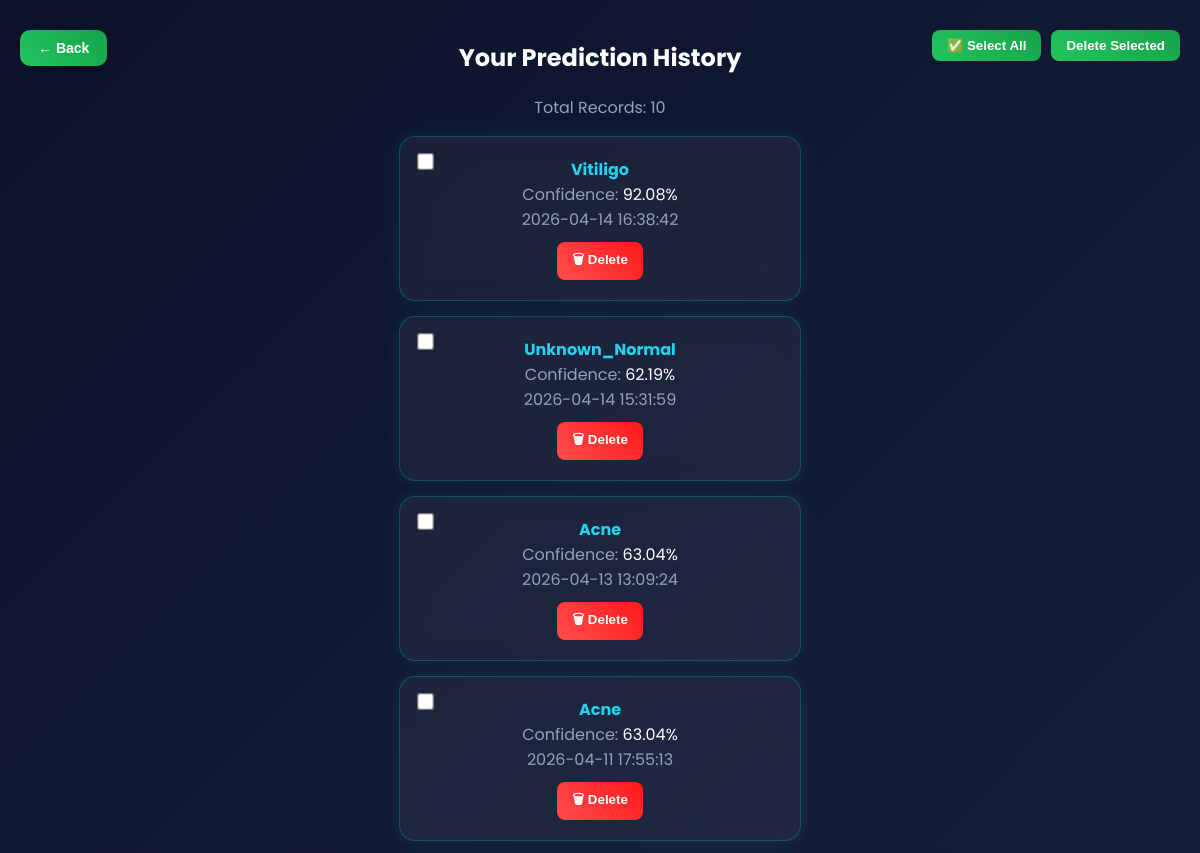
The app's page /history (signed in, upper part), older data.
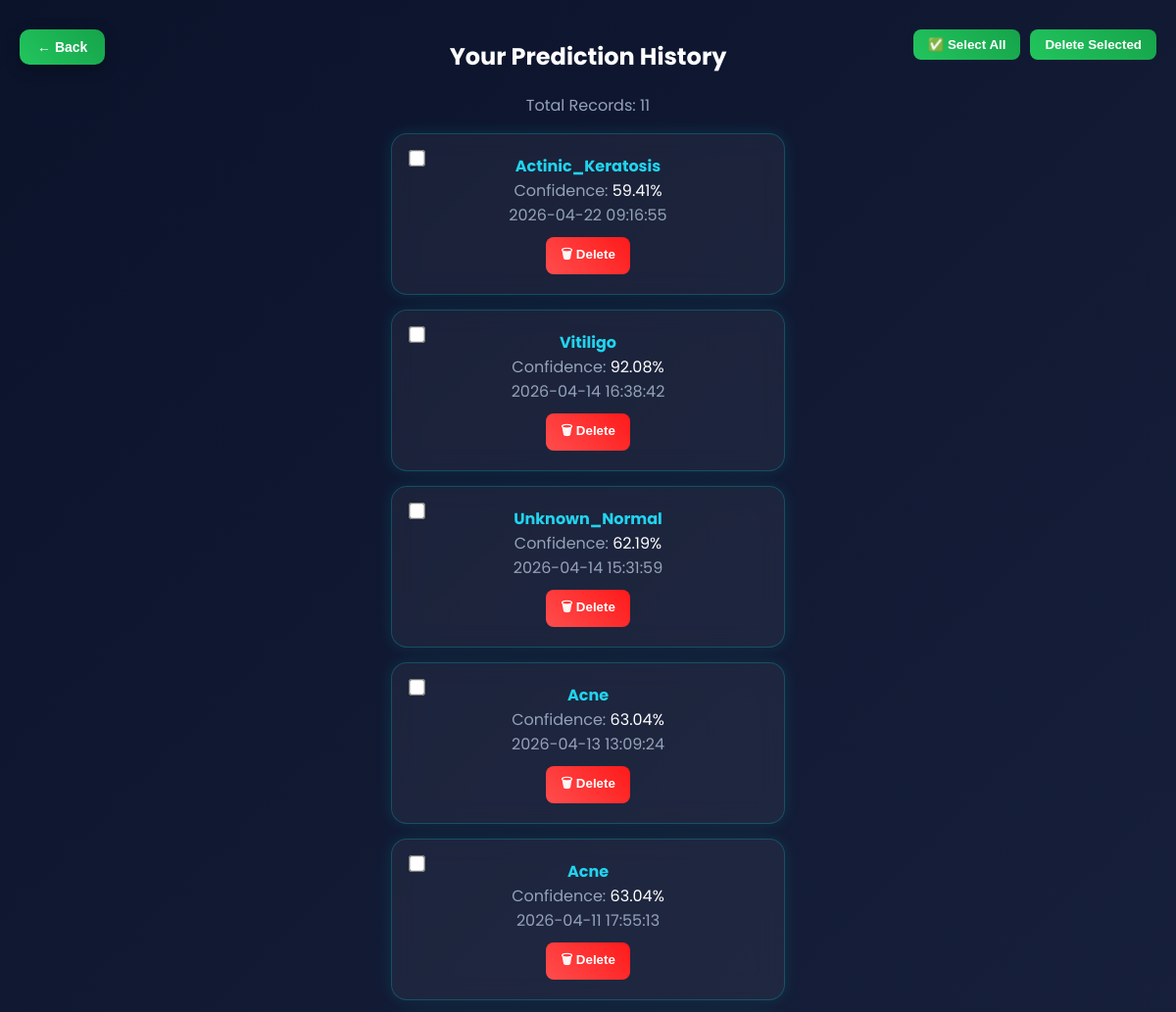
The same page, newer data.
### tables this page shows
CREATE TABLE history (
    id INTEGER PRIMARY KEY AUTOINCREMENT,
    user_id INTEGER,
    disease TEXT,
    confidence REAL,
    date TIMESTAMP DEFAULT CURRENT_TIMESTAMP,
    hidden INTEGER DEFAULT 0
);

### app.py (the view)
@app.route('/history')
def history():
    user_id = session.get('user_id') or 1
    user_email = session.get('user_email')
    if user_email == "admin@gmail.com":
        c.execute("SELECT * FROM history ORDER BY date DESC")
    else:
        c.execute("SELECT * FROM history WHERE user_id=? AND hidden=0 ORDER BY date DESC", (user_id,))
    data = c.fetchall()
    return render_template('history.html', history=data)

### templates/history.html (shortened to what this page needs)
<!DOCTYPE html>
<html>
<head>
</head>
<body>
<div class="container">
<h2> Your Prediction History</h2>
{% if history and history|length > 0 %}
<div class="count">Total Records: {{ history|length }}</div>
<div class="bulk-actions">
    <button onclick="selectAll()">✅ Select All</button>
    <button onclick="deleteSelected()"> Delete Selected</button>
</div>
<ul>
{% for item in history %}
<li>
<input type="checkbox" class="select-item" value="{{ item[0] }}">
 <b>{{ item[2] }}</b><br>
 <span class="label">Confidence:</span> {{ item[3] }}%<br>
 <span class="label">{{ item[4] }}</span><br>
<form method="POST" action="/delete_history/{{ item[0] }}">
    <button class="delete-btn">🗑 Delete</button>
</form>
</li>
{% endfor %}
</ul>
{% else %}
<div class="empty">
     No History Yet<br>
</div>
{% endif %}
<button class="back-btn" onclick="goBack()">← Back</button>
</div>
</body>
</html>

Row changes from the older to the newer data that the page shows:
added history: disease "Actinic_Keratosis", confidence "59.41", date "2026-04-22 09:16:55"
Text that changed along with them:
{{ history|length }}: "10" → "11"
